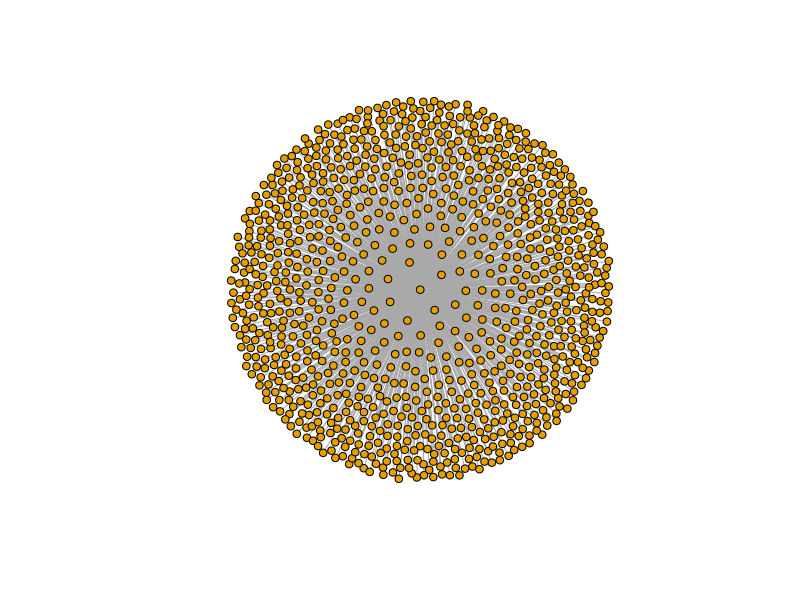

This chart was generated by the following R code:
library(igraph)
set.seed(111)

#2a
n <- 1000
m <- 3
graph <- barabasi.game(n, m, directed = FALSE)

#2b
plot(graph,
    vertex.label = NA,
    vertex.size = 4,
    layout = layout.fruchterman.reingold)

#2c
closeness_values <- closeness(graph)

most_central_node_index <- which.max(closeness_values)
most_central_node_number <- most_central_node_index - 1
cat("\nNode number:", most_central_node_number)

#2d
diameter <- diameter(graph)

cat("\nŚrednica:", diameter)

#2e

cat("\n")